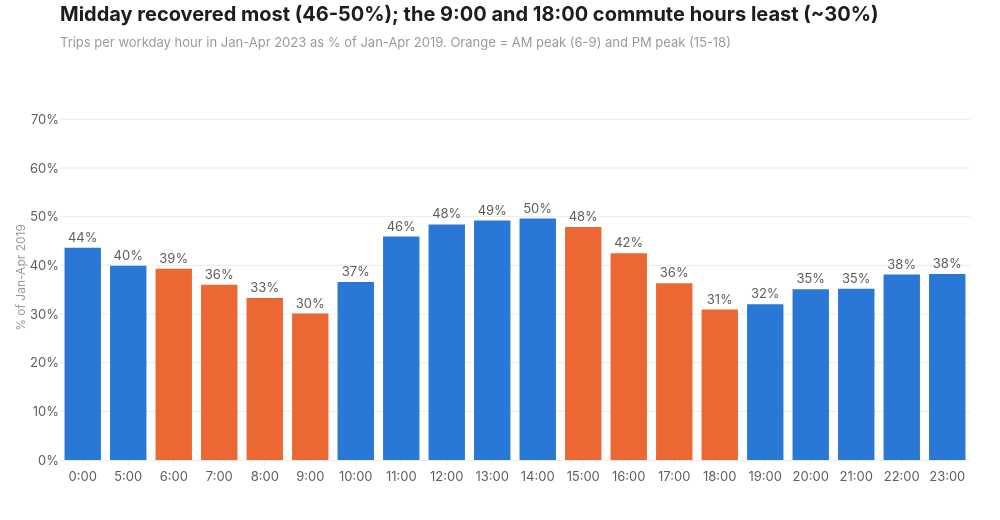

Here is the notebook cell this chart was saved with:
### Markdown cell above
recovery % ของแต่ละชั่วโมง ไม่แสดงช่วงตี 1-4 เพราะแทบไม่มีผู้โดยสาร (สัดส่วนจะแกว่งมาก)

### Code cell
service_rows = []
for row in by_hour.to_dict("records"):
    if row["hour"] >= 5 or row["hour"] == 0:
        service_rows.append(row)
service_hours = pd.DataFrame(service_rows)

colors = []
for hour in service_hours["hour"]:
    if 6 <= hour <= 9 or 15 <= hour <= 18:
        colors.append(viz.CONTRAST)
    else:
        colors.append(viz.ACCENT)

labels = []
for hour in service_hours["hour"]:
    labels.append(f"{int(hour)}:00")

bars = go.Bar(
    x=labels,
    y=service_hours["recovery_pct"],
    marker_color=colors,
    text=service_hours["recovery_pct"].round(0).astype(int).astype(str) + "%",
    textposition="outside",
    customdata=service_hours[["trips_2019", "trips_2023"]],
    hovertemplate="%{x}: %{customdata[1]:,.0f} vs %{customdata[0]:,.0f} trips<extra></extra>",
)

fig = go.Figure(bars)
fig.update_layout(hovermode="closest", showlegend=False)
fig.update_yaxes(title_text="% of Jan-Apr 2019", ticksuffix="%", range=[0, 75])

title = "Midday recovered most (46-50%); the 9:00 and 18:00 commute hours least (~30%)"
subtitle = "Trips per workday hour in Jan-Apr 2023 as % of Jan-Apr 2019. Orange = AM peak (6-9) and PM peak (15-18)"
viz.titled(fig, title, subtitle)
viz.save(fig, "05_recovery_by_hour")
fig

### Figure 1 — Plotly figure (JSON) as saved in the notebook; plotly's stock layout.template omitted (floating-point values rounded to 4 significant figures)
{"data": [{"customdata": [[1585.0, 691.0], [4537.0, 1812.0], [15030.0, 5904.0], [33260.0, 11980.0], [50760.0, 16910.0], [38970.0, 11720.0], [18380.0, 6735.0], [11710.0, 5377.0], [11070.0, 5357.0], [11370.0, 5592.0], [13420.0, 6662.0], [18770.0, 8987.0], [30920.0, 13140.0], [49430.0, 17930.0], [44810.0, 13830.0], [23140.0, 7397.0], [11770.0, 4129.0], [8346.0, 2935.0], [7162.0, 2728.0], [4875.0, 1862.0]], "hovertemplate": "%{x}: %{customdata[1]:,.0f} vs %{customdata[0]:,.0f} trips<extra></extra>", "marker": {"color": ["#2a78d6", "#2a78d6", "#eb6834", "#eb6834", "#eb6834", "#eb6834", "#2a78d6", "#2a78d6", "#2a78d6", "#2a78d6", "#2a78d6", "#eb6834", "#eb6834", "#eb6834", "#eb6834", "#2a78d6", "#2a78d6", "#2a78d6", "#2a78d6", "#2a78d6"]}, "text": ["44%", "40%", "39%", "36%", "33%", "30%", "37%", "46%", "48%", "49%", "50%", "48%", "42%", "36%", "31%", "32%", "35%", "35%", "38%", "38%"], "textposition": "outside", "type": "bar", "x": ["0:00", "5:00", "6:00", "7:00", "8:00", "9:00", "10:00", "11:00", "12:00", "13:00", "14:00", "15:00", "16:00", "17:00", "18:00", "19:00", "20:00", "21:00", "22:00", "23:00"], "y": [43.6, 39.9, 39.3, 36.0, 33.3, 30.1, 36.6, 45.9, 48.4, 49.2, 49.6, 47.9, 42.5, 36.3, 30.9, 32.0, 35.1, 35.2, 38.1, 38.2]}], "layout": {"height": 520, "hovermode": "closest", "showlegend": false, "title": {"text": "<b>Midday recovered most (46-50%); the 9:00 and 18:00 commute hours least (~30%)</b><br><span style='font-size:13px;color:#9a9993'>Trips per workday hour in Jan-Apr 2023 as % of Jan-Apr 2019. Orange = AM peak (6-9) and PM peak (15-18)</span>"}, "width": 1000, "yaxis": {"range": [0, 75], "ticksuffix": "%", "title": {"text": "% of Jan-Apr 2019"}}}}
